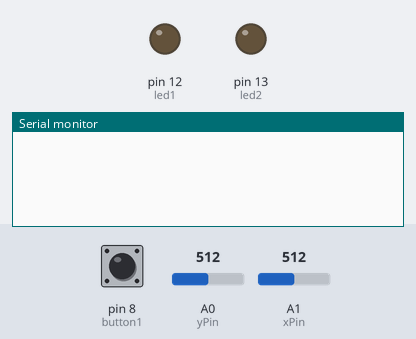
A sketch run on a simulated Arduino Uno, built with avr-gcc and run on an emulated ATmega328P. Shown: output pins drawn as LEDs (lit = HIGH), the last lines printed to the serial monitor. The test bench sets the inputs (shaded band); at power-on: A0 (yPin) = 512, A1 (xPin) = 512, pin 8 (button1) LOW.

Above: at 1.2 s.
1.3 s: A0 (yPin) set to 1009
2.8 s: A0 (yPin) set to 1017
At 2.99 s:
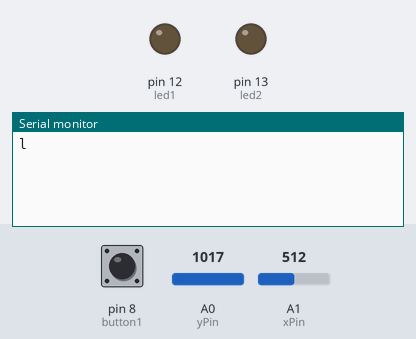
4.8 s: A1 (xPin) set to 352
At 4.94 s:
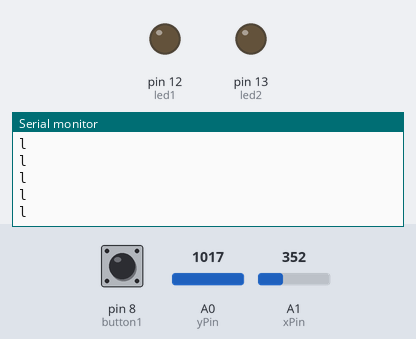
6.3 s: A1 (xPin) set to 331
At 6.44 s:
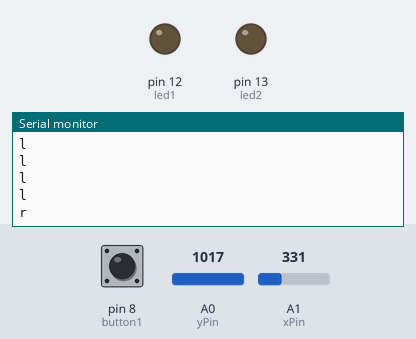

The sketch:

sketch_apr21a1.ino
```cpp
int xPin = A1;
int yPin = A0;
int button1 =8;
int button2 =9;
int led1=12;
int led2=13;
int xPosition = 0;
int yPosition = 0;
int calibration=2;
int buttonState=0;
char data;

void setup() {
  Serial.begin(9600);
  pinMode(xPin, INPUT);
  pinMode(yPin, INPUT);
  pinMode(button1, INPUT);
  pinMode(button2, INPUT);
  pinMode(led1, OUTPUT);
  pinMode(led2, OUTPUT);
  pinMode(calibration,LOW);
}

void loop() {
  buttonState = digitalRead(button1);
  xPosition = analogRead(xPin);
  yPosition = analogRead(yPin);
  if(xPosition>230 && xPosition<240 && yPosition==760 || yPosition==761)
     Serial.print("i\n");
   else if(xPosition>340 && yPosition>1016)
     Serial.print("l\n");
   else if(yPosition>950 && yPosition<1000&& xPosition>330 && xPosition<850)
      Serial.print("d\n");
   else if(xPosition==0  && yPosition>950)
     Serial.print("u\n");
   else if(xPosition<500 && xPosition>100 && yPosition>1016)
    Serial.print("r\n");
   delay(150);
   if(Serial.available() >0)
   {
     char data = (char) Serial.read();
     delay (5);
   }
     if((char)Serial.read()=='1')
     {
       digitalWrite(led1, HIGH);
       digitalWrite(led2, HIGH);
     }
     else if((char)Serial.read()=='0')
     {
       digitalWrite(led1, LOW);
       digitalWrite(led2, LOW);
     }

}
```

Measured:
- the behaviour switches between 1016 and 1017 on A0 (yPin) (found by bisection; images 0 and 1)
- the behaviour switches between 341 and 340 on A1 (xPin) (found by bisection; images 2 and 3)
- after the input at 2.8 s, the serial monitor: prints a new line after 0.06 s (image 1)
- after the input at 6.3 s, the serial monitor: prints a new line at once (image 3)
